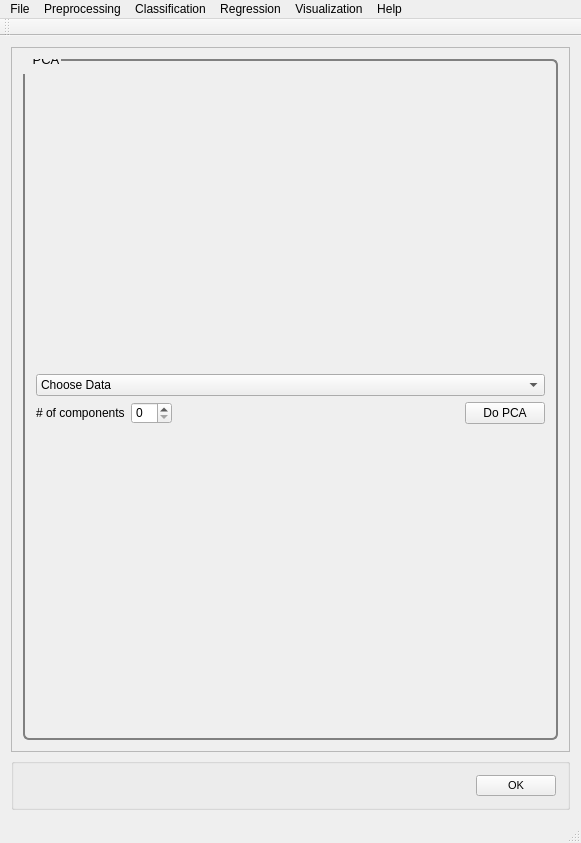
<?xml version="1.0" encoding="UTF-8"?>
<ui version="4.0">
    <class>MainWindow</class>
    <widget class="QMainWindow" name="MainWindow">
        <property name="geometry">
            <rect>
                <x>0</x>
                <y>0</y>
                <width>581</width>
                <height>843</height>
            </rect>
        </property>
        <property name="windowTitle">
            <string>PYSAT</string>
        </property>
        <widget class="QWidget" name="centralWidget">
            <layout class="QVBoxLayout" name="verticalLayout_9">
                <item>
                    <widget class="QScrollArea" name="scrollArea">
                        <property name="widgetResizable">
                            <bool>true</bool>
                        </property>
                        <widget class="QWidget" name="scrollAreaWidgetContents_2">
                            <property name="geometry">
                                <rect>
                                    <x>0</x>
                                    <y>0</y>
                                    <width>561</width>
                                    <height>721</height>
                                </rect>
                            </property>
                            <property name="font">
                                <font>
                                    <pointsize>8</pointsize>
                                </font>
                            </property>
                            <property name="styleSheet">
                                <string notr="true">QGroupBox {
                                    border: 2px solid gray;
                                    border-radius: 6px;
                                    margin-top: 0.5em;
                                    }

                                    QGroupBox::title {

                                    padding-top: -14px;
                                    padding-left: 8px;
                                    }
                                </string>
                            </property>
                            <layout class="QVBoxLayout" name="verticalLayout_8">
                                <item>
                                    <widget class="QGroupBox" name="pca">
                                        <property name="font">
                                            <font>
                                                <pointsize>10</pointsize>
                                            </font>
                                        </property>
                                        <property name="title">
                                            <string>PCA</string>
                                        </property>
                                        <layout class="QVBoxLayout" name="verticalLayout">
                                            <item>
                                                <layout class="QVBoxLayout" name="pca_vlayout">
                                                    <item>
                                                        <widget class="QComboBox" name="pca_choose_data">
                                                            <item>
                                                                <property name="text">
                                                                    <string>Choose Data</string>
                                                                </property>
                                                            </item>
                                                            <item>
                                                                <property name="text">
                                                                    <string>Known Data</string>
                                                                </property>
                                                            </item>
                                                        </widget>
                                                    </item>
                                                    <item>
                                                        <layout class="QHBoxLayout" name="pca_hlayout">
                                                            <item>
                                                                <widget class="QLabel" name="pca_nc_label">
                                                                    <property name="text">
                                                                        <string># of components</string>
                                                                    </property>
                                                                </widget>
                                                            </item>
                                                            <item>
                                                                <widget class="QSpinBox" name="pca_nc"/>
                                                            </item>
                                                            <item>
                                                                <spacer name="pca_spacer">
                                                                    <property name="orientation">
                                                                        <enum>Qt::Horizontal</enum>
                                                                    </property>
                                                                    <property name="sizeHint" stdset="0">
                                                                        <size>
                                                                            <width>40</width>
                                                                            <height>20</height>
                                                                        </size>
                                                                    </property>
                                                                </spacer>
                                                            </item>
                                                            <item>
                                                                <widget class="QPushButton" name="pca_button">
                                                                    <property name="text">
                                                                        <string>Do PCA</string>
                                                                    </property>
                                                                </widget>
                                                            </item>
                                                        </layout>
                                                    </item>
                                                </layout>
                                            </item>
                                        </layout>
                                    </widget>
                                </item>
                            </layout>
                        </widget>
                    </widget>
                </item>
                <item>
                    <widget class="QGroupBox" name="OK">
                        <layout class="QHBoxLayout" name="ok">
                            <item>
                                <spacer name="horizontalSpacer_5">
                                    <property name="orientation">
                                        <enum>Qt::Horizontal</enum>
                                    </property>
                                    <property name="sizeHint" stdset="0">
                                        <size>
                                            <width>40</width>
                                            <height>20</height>
                                        </size>
                                    </property>
                                </spacer>
                            </item>
                            <item>
                                <widget class="QPushButton" name="okButton">
                                    <property name="font">
                                        <font>
                                            <pointsize>8</pointsize>
                                        </font>
                                    </property>
                                    <property name="mouseTracking">
                                        <bool>false</bool>
                                    </property>
                                    <property name="text">
                                        <string>OK</string>
                                    </property>
                                </widget>
                            </item>
                        </layout>
                    </widget>
                </item>
            </layout>
        </widget>
        <widget class="QToolBar" name="mainToolBar">
            <attribute name="toolBarArea">
                <enum>TopToolBarArea</enum>
            </attribute>
            <attribute name="toolBarBreak">
                <bool>false</bool>
            </attribute>
        </widget>
        <widget class="QStatusBar" name="statusBar"/>
        <widget class="QMenuBar" name="menuBar">
            <property name="geometry">
                <rect>
                    <x>0</x>
                    <y>0</y>
                    <width>581</width>
                    <height>21</height>
                </rect>
            </property>
            <widget class="QMenu" name="menuFile">
                <property name="title">
                    <string>File</string>
                </property>
                <addaction name="actionLoad_Refence_Data"/>
                <addaction name="actionLoad_Unknown_Data"/>
                <addaction name="actionSet_output_location"/>
                <addaction name="separator"/>
                <addaction name="actionSave_Current_Plots"/>
                <addaction name="actionSave_Current_Data"/>
                <addaction name="separator"/>
                <addaction name="actionCreate_New_Workflow"/>
                <addaction name="actionSave_Current_Workflow"/>
                <addaction name="separator"/>
                <addaction name="actionExit"/>
            </widget>
            <widget class="QMenu" name="menuPreprocessing">
                <property name="title">
                    <string>Preprocessing</string>
                </property>
                <widget class="QMenu" name="menuBaseline_Removal">
                    <property name="title">
                        <string>Baseline Removal</string>
                    </property>
                    <addaction name="actionALS"/>
                    <addaction name="actionDietrich"/>
                    <addaction name="actionPolyFit"/>
                    <addaction name="actionAirPLS"/>
                    <addaction name="actionFABC"/>
                    <addaction name="actionKK"/>
                    <addaction name="actionMario"/>
                    <addaction name="actionMedian"/>
                    <addaction name="actionRubberband"/>
                    <addaction name="actionUndecimated_Wavelet"/>
                </widget>
                <widget class="QMenu" name="menuCalibration_Transfer">
                    <property name="title">
                        <string>Calibration Transfer</string>
                    </property>
                    <addaction name="actionRatio"/>
                    <addaction name="actionTommy_s_Methgod"/>
                    <addaction name="actionPiecewise_Direct_Standardization"/>
                    <addaction name="actionOthers_3"/>
                </widget>
                <addaction name="actionNormalization"/>
                <addaction name="actionNoise_Reduction"/>
                <addaction name="actionApply_Mask"/>
                <addaction name="actionInterpolate"/>
                <addaction name="actionInstrument_Response"/>
                <addaction name="menuBaseline_Removal"/>
                <addaction name="menuCalibration_Transfer"/>
                <addaction name="actionICA_2"/>
                <addaction name="actionPCA_2"/>
            </widget>
            <widget class="QMenu" name="menuRegression">
                <property name="title">
                    <string>Regression</string>
                </property>
                <addaction name="actionCross_Validation"/>
                <addaction name="actionTrain"/>
                <addaction name="actionPredict"/>
                <addaction name="actionCreate_N_Folds"/>
                <addaction name="actionCreate_Test_Folds"/>
                <addaction name="actionSubmodel_Ranges"/>
            </widget>
            <widget class="QMenu" name="menuHelp">
                <property name="title">
                    <string>Help</string>
                </property>
                <addaction name="actionIndex"/>
                <addaction name="actionContent_2"/>
                <addaction name="separator"/>
                <addaction name="actionAbout"/>
                <addaction name="actionAbout_QtCreator"/>
            </widget>
            <widget class="QMenu" name="menuClassification">
                <property name="title">
                    <string>Classification</string>
                </property>
                <widget class="QMenu" name="menuSupervised">
                    <property name="title">
                        <string>Supervised</string>
                    </property>
                    <addaction name="actionPLS_DA"/>
                    <addaction name="actionSIMCA"/>
                </widget>
                <widget class="QMenu" name="menuClustering">
                    <property name="title">
                        <string>Clustering</string>
                    </property>
                    <addaction name="actionK_means"/>
                    <addaction name="actionHierarchical_2"/>
                </widget>
                <addaction name="menuSupervised"/>
                <addaction name="menuClustering"/>
            </widget>
            <widget class="QMenu" name="menuVisualization">
                <property name="title">
                    <string>Visualization</string>
                </property>
                <addaction name="actionLine_Plot"/>
                <addaction name="action1_to_1_Plot"/>
                <addaction name="actionScatter_Plot"/>
            </widget>
            <addaction name="menuFile"/>
            <addaction name="menuPreprocessing"/>
            <addaction name="menuClassification"/>
            <addaction name="menuRegression"/>
            <addaction name="menuVisualization"/>
            <addaction name="menuHelp"/>
        </widget>
        <action name="actionLoad_Refence_Data">
            <property name="text">
                <string>Load Refence Data</string>
            </property>
        </action>
        <action name="actionLoad_Unknown_Data">
            <property name="text">
                <string>Load Unknown Data</string>
            </property>
        </action>
        <action name="actionSave_Current_Workflow">
            <property name="text">
                <string>Save Current Workflow</string>
            </property>
        </action>
        <action name="actionSave_Current_Plots">
            <property name="text">
                <string>Save Current Plots</string>
            </property>
        </action>
        <action name="actionSave_Current_Data">
            <property name="text">
                <string>Save Current Data</string>
            </property>
        </action>
        <action name="actionCreate_New_Workflow">
            <property name="text">
                <string>Create New Workflow</string>
            </property>
        </action>
        <action name="actionNoise_Reduction">
            <property name="text">
                <string>Noise Reduction</string>
            </property>
        </action>
        <action name="actionApply_Mask">
            <property name="text">
                <string>Apply Mask</string>
            </property>
        </action>
        <action name="actionInterpolate">
            <property name="text">
                <string>Interpolate (unknown to known)</string>
            </property>
        </action>
        <action name="actionInstrument_Response">
            <property name="text">
                <string>Instrument Response</string>
            </property>
        </action>
        <action name="actionALS">
            <property name="text">
                <string>ALS</string>
            </property>
        </action>
        <action name="actionDietrich">
            <property name="text">
                <string>Dietrich</string>
            </property>
        </action>
        <action name="actionPolyFit">
            <property name="text">
                <string>PolyFit</string>
            </property>
        </action>
        <action name="actionAirPLS">
            <property name="text">
                <string>AirPLS</string>
            </property>
        </action>
        <action name="actionFABC">
            <property name="text">
                <string>FABC</string>
            </property>
        </action>
        <action name="actionKK">
            <property name="text">
                <string>KK</string>
            </property>
        </action>
        <action name="actionMario">
            <property name="text">
                <string>Mario</string>
            </property>
        </action>
        <action name="actionMedian">
            <property name="text">
                <string>Median</string>
            </property>
        </action>
        <action name="actionRubberband">
            <property name="text">
                <string>Rubberband</string>
            </property>
        </action>
        <action name="actionUndecimated_Wavelet">
            <property name="text">
                <string>Undecimated Wavelet</string>
            </property>
        </action>
        <action name="actionRatio">
            <property name="text">
                <string>Ratio</string>
            </property>
        </action>
        <action name="actionTommy_s_Methgod">
            <property name="text">
                <string>Tommy's Method</string>
            </property>
        </action>
        <action name="actionPiecewise_Direct_Standardization">
            <property name="text">
                <string>Piecewise Direct Standardization</string>
            </property>
        </action>
        <action name="actionPCA">
            <property name="text">
                <string>PCA</string>
            </property>
        </action>
        <action name="actionICA">
            <property name="text">
                <string>ICA</string>
            </property>
        </action>
        <action name="actionK_Means">
            <property name="text">
                <string>K-Means</string>
            </property>
        </action>
        <action name="actionHierarchical">
            <property name="text">
                <string>Hierarchical</string>
            </property>
        </action>
        <action name="actionOthers">
            <property name="text">
                <string>Others...</string>
            </property>
        </action>
        <action name="actionOthers_2">
            <property name="text">
                <string>Others...</string>
            </property>
        </action>
        <action name="actionOthers_3">
            <property name="text">
                <string>Others...</string>
            </property>
        </action>
        <action name="actionPLS">
            <property name="text">
                <string>PLS</string>
            </property>
        </action>
        <action name="actionSM_PLS">
            <property name="text">
                <string>SM-PLS</string>
            </property>
        </action>
        <action name="actionICA_Regression">
            <property name="text">
                <string>ICA Regression</string>
            </property>
        </action>
        <action name="actionGaussian_Process">
            <property name="text">
                <string>Gaussian Process</string>
            </property>
        </action>
        <action name="actionMLP">
            <property name="text">
                <string>MLP</string>
            </property>
        </action>
        <action name="actionSVM">
            <property name="text">
                <string>SVM</string>
            </property>
        </action>
        <action name="actionOthers_4">
            <property name="text">
                <string>Others...</string>
            </property>
        </action>
        <action name="actionOthers_5">
            <property name="text">
                <string>Others...</string>
            </property>
        </action>
        <action name="actionIndex">
            <property name="text">
                <string>Index</string>
            </property>
        </action>
        <action name="actionContent_2">
            <property name="text">
                <string>Content</string>
            </property>
        </action>
        <action name="actionAbout">
            <property name="text">
                <string>About...</string>
            </property>
        </action>
        <action name="actionAbout_QtCreator">
            <property name="text">
                <string>About Qt...</string>
            </property>
        </action>
        <action name="actionExit">
            <property name="text">
                <string>Exit</string>
            </property>
        </action>
        <action name="actionNormalization">
            <property name="text">
                <string>Normalization</string>
            </property>
        </action>
        <action name="actionICA_2">
            <property name="text">
                <string>ICA</string>
            </property>
        </action>
        <action name="actionPCA_2">
            <property name="text">
                <string>PCA</string>
            </property>
        </action>
        <action name="actionPLS_DA">
            <property name="text">
                <string>PLS-DA</string>
            </property>
        </action>
        <action name="actionSIMCA">
            <property name="text">
                <string>SIMCA</string>
            </property>
        </action>
        <action name="actionK_means">
            <property name="text">
                <string>K-means</string>
            </property>
        </action>
        <action name="actionHierarchical_2">
            <property name="text">
                <string>Hierarchical</string>
            </property>
        </action>
        <action name="actionCross_Validation">
            <property name="text">
                <string>Cross Validation</string>
            </property>
        </action>
        <action name="actionTrain">
            <property name="text">
                <string>Train</string>
            </property>
        </action>
        <action name="actionPredict">
            <property name="text">
                <string>Predict</string>
            </property>
        </action>
        <action name="actionLine_Plot">
            <property name="text">
                <string>Line Plot</string>
            </property>
        </action>
        <action name="action1_to_1_Plot">
            <property name="text">
                <string>1 to 1 Plot</string>
            </property>
        </action>
        <action name="actionScatter_Plot">
            <property name="text">
                <string>Scatter Plot</string>
            </property>
        </action>
        <action name="actionSet_output_location">
            <property name="text">
                <string>Output Location</string>
            </property>
        </action>
        <action name="actionCreate_N_Folds">
            <property name="text">
                <string>Create N Folds</string>
            </property>
        </action>
        <action name="actionCreate_Test_Folds">
            <property name="text">
                <string>Create Test Folds</string>
            </property>
        </action>
        <action name="actionSubmodel_Ranges">
            <property name="text">
                <string>Submodel Ranges</string>
            </property>
        </action>
    </widget>
    <layoutdefault spacing="6" margin="11"/>
    <resources/>
    <connections/>
</ui>
